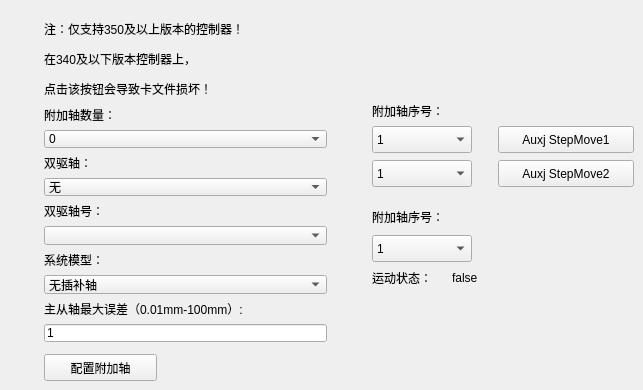
     <widget class="QWidget" name="tab_14">
      <attribute name="title">
       <string>附加轴配置</string>
      </attribute>
      <widget class="QPushButton" name="SetAuxj_btn">
       <property name="geometry">
        <rect>
         <x>44</x>
         <y>354</y>
         <width>113</width>
         <height>27</height>
        </rect>
       </property>
       <property name="text">
        <string>配置附加轴</string>
       </property>
      </widget>
      <widget class="QWidget" name="layoutWidget">
       <property name="geometry">
        <rect>
         <x>44</x>
         <y>106</y>
         <width>283</width>
         <height>236</height>
        </rect>
       </property>
       <layout class="QVBoxLayout" name="verticalLayout_28">
        <item>
         <widget class="QLabel" name="label_219">
          <property name="text">
           <string>附加轴数量：</string>
          </property>
         </widget>
        </item>
        <item>
         <widget class="QComboBox" name="auxjCount">
          <item>
           <property name="text">
            <string>0</string>
           </property>
          </item>
          <item>
           <property name="text">
            <string>1</string>
           </property>
          </item>
          <item>
           <property name="text">
            <string>2</string>
           </property>
          </item>
          <item>
           <property name="text">
            <string>3</string>
           </property>
          </item>
          <item>
           <property name="text">
            <string>4</string>
           </property>
          </item>
         </widget>
        </item>
        <item>
         <widget class="QLabel" name="label_221">
          <property name="text">
           <string>双驱轴：</string>
          </property>
         </widget>
        </item>
        <item>
         <widget class="QComboBox" name="gantry">
          <item>
           <property name="text">
            <string>无</string>
           </property>
          </item>
          <item>
           <property name="text">
            <string>有（主从轴电机相向运动）</string>
           </property>
          </item>
          <item>
           <property name="text">
            <string>有（主从轴电机通向运动）</string>
           </property>
          </item>
         </widget>
        </item>
        <item>
         <widget class="QLabel" name="label_313">
          <property name="text">
           <string>双驱轴号：</string>
          </property>
         </widget>
        </item>
        <item>
         <widget class="QComboBox" name="gantry_index"/>
        </item>
        <item>
         <widget class="QLabel" name="label_220">
          <property name="text">
           <string>系统模型：</string>
          </property>
         </widget>
        </item>
        <item>
         <widget class="QComboBox" name="systemType">
          <item>
           <property name="text">
            <string>无插补轴</string>
           </property>
          </item>
         </widget>
        </item>
        <item>
         <widget class="QLabel" name="label_312">
          <property name="text">
           <string>主从轴最大误差（0.01mm-100mm）:</string>
          </property>
         </widget>
        </item>
        <item>
         <widget class="QLineEdit" name="gantry_maxError">
          <property name="text">
           <string>1</string>
          </property>
         </widget>
        </item>
       </layout>
      </widget>
      <widget class="QLabel" name="label_941">
       <property name="geometry">
        <rect>
         <x>44</x>
         <y>20</y>
         <width>327</width>
         <height>77</height>
        </rect>
       </property>
       <property name="text">
        <string>&lt;html&gt;&lt;head/&gt;&lt;body&gt;&lt;p&gt;注：仅支持350及以上版本的控制器！&lt;/p&gt;&lt;p&gt;在340及以下版本控制器上，&lt;/p&gt;&lt;p&gt;点击该按钮会导致卡文件损坏！&lt;/p&gt;&lt;/body&gt;&lt;/html&gt;</string>
       </property>
      </widget>
      <widget class="QComboBox" name="auxMove2_combox">
       <property name="geometry">
        <rect>
         <x>372</x>
         <y>126</y>
         <width>100</width>
         <height>27</height>
        </rect>
       </property>
       <item>
        <property name="text">
         <string>1</string>
        </property>
       </item>
       <item>
        <property name="text">
         <string>2</string>
        </property>
       </item>
       <item>
        <property name="text">
         <string>3</string>
        </property>
       </item>
       <item>
        <property name="text">
         <string>4</string>
        </property>
       </item>
      </widget>
      <widget class="QPushButton" name="AuxjMove1_btn">
       <property name="geometry">
        <rect>
         <x>498</x>
         <y>126</y>
         <width>136</width>
         <height>27</height>
        </rect>
       </property>
       <property name="text">
        <string>Auxj StepMove1</string>
       </property>
      </widget>
      <widget class="QComboBox" name="auxMove1_combox">
       <property name="geometry">
        <rect>
         <x>372</x>
         <y>160</y>
         <width>100</width>
         <height>27</height>
        </rect>
       </property>
       <item>
        <property name="text">
         <string>1</string>
        </property>
       </item>
       <item>
        <property name="text">
         <string>2</string>
        </property>
       </item>
       <item>
        <property name="text">
         <string>3</string>
        </property>
       </item>
       <item>
        <property name="text">
         <string>4</string>
        </property>
       </item>
      </widget>
      <widget class="QLabel" name="label_222">
       <property name="geometry">
        <rect>
         <x>372</x>
         <y>102</y>
         <width>97</width>
         <height>17</height>
        </rect>
       </property>
       <property name="text">
        <string>附加轴序号：</string>
       </property>
      </widget>
      <widget class="QPushButton" name="AuxjMove2_btn">
       <property name="geometry">
        <rect>
         <x>498</x>
         <y>160</y>
         <width>136</width>
         <height>27</height>
        </rect>
       </property>
       <property name="text">
        <string>Auxj StepMove2</string>
       </property>
      </widget>
      <widget class="QLabel" name="label_224">
       <property name="geometry">
        <rect>
         <x>372</x>
         <y>269</y>
         <width>97</width>
         <height>17</height>
        </rect>
       </property>
       <property name="text">
        <string>运动状态：</string>
       </property>
      </widget>
      <widget class="QComboBox" name="auxMoveStop_combox">
       <property name="geometry">
        <rect>
         <x>372</x>
         <y>235</y>
         <width>100</width>
         <height>27</height>
        </rect>
       </property>
       <item>
        <property name="text">
         <string>1</string>
        </property>
       </item>
       <item>
        <property name="text">
         <string>2</string>
        </property>
       </item>
       <item>
        <property name="text">
         <string>3</string>
        </property>
       </item>
       <item>
        <property name="text">
         <string>4</string>
        </property>
       </item>
      </widget>
      <widget class="QLabel" name="auxjMoveState_label">
       <property name="geometry">
        <rect>
         <x>452</x>
         <y>270</y>
         <width>72</width>
         <height>15</height>
        </rect>
       </property>
       <property name="text">
        <string>false</string>
       </property>
      </widget>
      <widget class="QLabel" name="label_223">
       <property name="geometry">
        <rect>
         <x>372</x>
         <y>208</y>
         <width>97</width>
         <height>17</height>
        </rect>
       </property>
       <property name="text">
        <string>附加轴序号：</string>
       </property>
      </widget>
     </widget>
